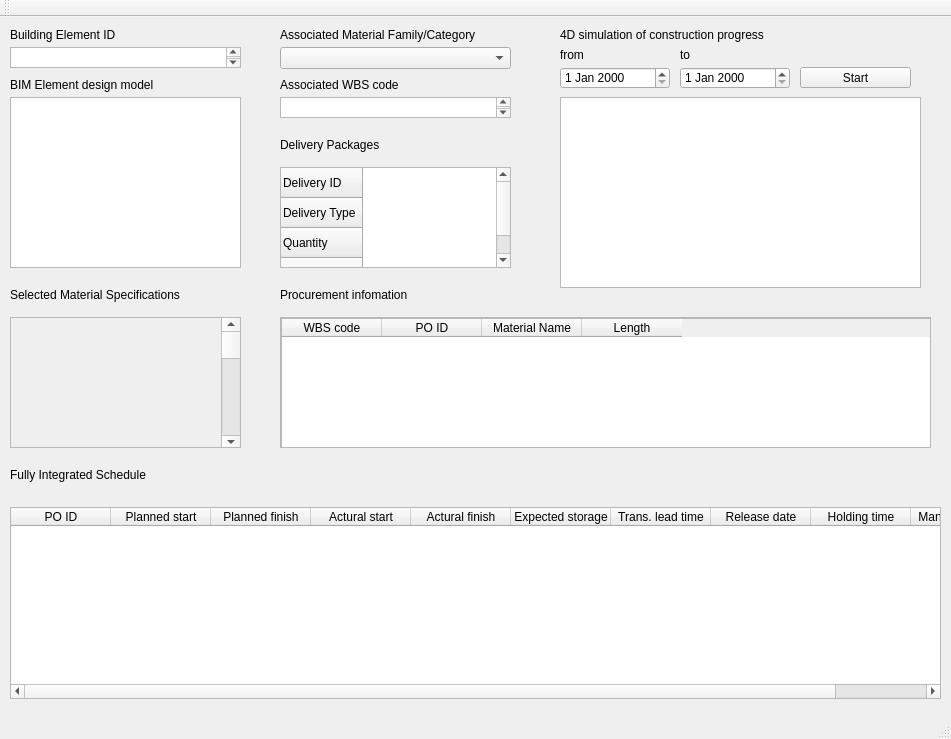
<?xml version="1.0" encoding="UTF-8"?>
<ui version="4.0">
 <class>MainWindow</class>
 <widget class="QMainWindow" name="MainWindow">
  <property name="geometry">
   <rect>
    <x>0</x>
    <y>0</y>
    <width>951</width>
    <height>739</height>
   </rect>
  </property>
  <property name="windowTitle">
   <string>MainWindow</string>
  </property>
  <widget class="QWidget" name="centralWidget">
   <widget class="QGraphicsView" name="graphicsView">
    <property name="geometry">
     <rect>
      <x>10</x>
      <y>80</y>
      <width>231</width>
      <height>171</height>
     </rect>
    </property>
   </widget>
   <widget class="QLabel" name="label">
    <property name="geometry">
     <rect>
      <x>10</x>
      <y>60</y>
      <width>231</width>
      <height>16</height>
     </rect>
    </property>
    <property name="text">
     <string>BIM Element design model</string>
    </property>
   </widget>
   <widget class="QLabel" name="label_2">
    <property name="geometry">
     <rect>
      <x>10</x>
      <y>10</y>
      <width>221</width>
      <height>16</height>
     </rect>
    </property>
    <property name="text">
     <string>Building Element ID</string>
    </property>
   </widget>
   <widget class="QTextEdit" name="textEdit">
    <property name="geometry">
     <rect>
      <x>10</x>
      <y>30</y>
      <width>231</width>
      <height>21</height>
     </rect>
    </property>
   </widget>
   <widget class="QTextEdit" name="textEdit_2">
    <property name="geometry">
     <rect>
      <x>280</x>
      <y>80</y>
      <width>231</width>
      <height>21</height>
     </rect>
    </property>
   </widget>
   <widget class="QLabel" name="label_3">
    <property name="geometry">
     <rect>
      <x>10</x>
      <y>450</y>
      <width>161</width>
      <height>16</height>
     </rect>
    </property>
    <property name="text">
     <string>Fully Integrated Schedule</string>
    </property>
   </widget>
   <widget class="QLabel" name="label_4">
    <property name="geometry">
     <rect>
      <x>280</x>
      <y>60</y>
      <width>231</width>
      <height>16</height>
     </rect>
    </property>
    <property name="text">
     <string>Associated WBS code</string>
    </property>
   </widget>
   <widget class="QComboBox" name="comboBox">
    <property name="geometry">
     <rect>
      <x>280</x>
      <y>30</y>
      <width>231</width>
      <height>22</height>
     </rect>
    </property>
   </widget>
   <widget class="QLabel" name="label_5">
    <property name="geometry">
     <rect>
      <x>280</x>
      <y>10</y>
      <width>221</width>
      <height>16</height>
     </rect>
    </property>
    <property name="text">
     <string>Associated Material Family/Category</string>
    </property>
   </widget>
   <widget class="QLabel" name="label_6">
    <property name="geometry">
     <rect>
      <x>10</x>
      <y>270</y>
      <width>231</width>
      <height>16</height>
     </rect>
    </property>
    <property name="text">
     <string>Selected Material Specifications</string>
    </property>
   </widget>
   <widget class="QScrollArea" name="scrollArea">
    <property name="geometry">
     <rect>
      <x>10</x>
      <y>300</y>
      <width>231</width>
      <height>131</height>
     </rect>
    </property>
    <property name="widgetResizable">
     <bool>true</bool>
    </property>
    <widget class="QWidget" name="scrollAreaWidgetContents">
     <property name="geometry">
      <rect>
       <x>0</x>
       <y>0</y>
       <width>229</width>
       <height>129</height>
      </rect>
     </property>
     <widget class="QScrollBar" name="verticalScrollBar">
      <property name="geometry">
       <rect>
        <x>210</x>
        <y>0</y>
        <width>20</width>
        <height>131</height>
       </rect>
      </property>
      <property name="orientation">
       <enum>Qt::Vertical</enum>
      </property>
     </widget>
    </widget>
   </widget>
   <widget class="QTableWidget" name="tableWidget">
    <property name="geometry">
     <rect>
      <x>10</x>
      <y>490</y>
      <width>931</width>
      <height>192</height>
     </rect>
    </property>
    <column>
     <property name="text">
      <string>PO ID</string>
     </property>
    </column>
    <column>
     <property name="text">
      <string>Planned start</string>
     </property>
    </column>
    <column>
     <property name="text">
      <string>Planned finish</string>
     </property>
    </column>
    <column>
     <property name="text">
      <string>Actural start</string>
     </property>
    </column>
    <column>
     <property name="text">
      <string>Actural finish</string>
     </property>
    </column>
    <column>
     <property name="text">
      <string>Expected storage</string>
     </property>
    </column>
    <column>
     <property name="text">
      <string>Trans. lead time</string>
     </property>
    </column>
    <column>
     <property name="text">
      <string>Release date</string>
     </property>
    </column>
    <column>
     <property name="text">
      <string>Holding time</string>
     </property>
    </column>
    <column>
     <property name="text">
      <string>Manu. lead time</string>
     </property>
    </column>
   </widget>
   <widget class="QLabel" name="label_7">
    <property name="geometry">
     <rect>
      <x>280</x>
      <y>120</y>
      <width>231</width>
      <height>16</height>
     </rect>
    </property>
    <property name="text">
     <string>Delivery Packages</string>
    </property>
   </widget>
   <widget class="QScrollArea" name="scrollArea_2">
    <property name="geometry">
     <rect>
      <x>280</x>
      <y>300</y>
      <width>651</width>
      <height>131</height>
     </rect>
    </property>
    <property name="widgetResizable">
     <bool>true</bool>
    </property>
    <widget class="QWidget" name="scrollAreaWidgetContents_2">
     <property name="geometry">
      <rect>
       <x>0</x>
       <y>0</y>
       <width>649</width>
       <height>129</height>
      </rect>
     </property>
     <widget class="QScrollBar" name="verticalScrollBar_2">
      <property name="geometry">
       <rect>
        <x>630</x>
        <y>0</y>
        <width>20</width>
        <height>131</height>
       </rect>
      </property>
      <property name="orientation">
       <enum>Qt::Vertical</enum>
      </property>
     </widget>
     <widget class="QTableWidget" name="tableWidget_2">
      <property name="geometry">
       <rect>
        <x>0</x>
        <y>0</y>
        <width>931</width>
        <height>131</height>
       </rect>
      </property>
      <column>
       <property name="text">
        <string>WBS code</string>
       </property>
      </column>
      <column>
       <property name="text">
        <string>PO ID</string>
       </property>
      </column>
      <column>
       <property name="text">
        <string>Material Name</string>
       </property>
      </column>
      <column>
       <property name="text">
        <string>Length</string>
       </property>
      </column>
     </widget>
    </widget>
   </widget>
   <widget class="QGraphicsView" name="graphicsView_2">
    <property name="geometry">
     <rect>
      <x>560</x>
      <y>80</y>
      <width>361</width>
      <height>191</height>
     </rect>
    </property>
   </widget>
   <widget class="QLabel" name="label_8">
    <property name="geometry">
     <rect>
      <x>560</x>
      <y>10</y>
      <width>221</width>
      <height>16</height>
     </rect>
    </property>
    <property name="text">
     <string>4D simulation of construction progress</string>
    </property>
   </widget>
   <widget class="QPushButton" name="pushButton">
    <property name="geometry">
     <rect>
      <x>800</x>
      <y>50</y>
      <width>111</width>
      <height>21</height>
     </rect>
    </property>
    <property name="text">
     <string>Start</string>
    </property>
   </widget>
   <widget class="QDateEdit" name="dateEdit">
    <property name="geometry">
     <rect>
      <x>560</x>
      <y>50</y>
      <width>110</width>
      <height>22</height>
     </rect>
    </property>
   </widget>
   <widget class="QDateEdit" name="dateEdit_2">
    <property name="geometry">
     <rect>
      <x>680</x>
      <y>50</y>
      <width>110</width>
      <height>22</height>
     </rect>
    </property>
   </widget>
   <widget class="QLabel" name="label_9">
    <property name="geometry">
     <rect>
      <x>560</x>
      <y>30</y>
      <width>101</width>
      <height>16</height>
     </rect>
    </property>
    <property name="text">
     <string>from </string>
    </property>
   </widget>
   <widget class="QLabel" name="label_10">
    <property name="geometry">
     <rect>
      <x>680</x>
      <y>30</y>
      <width>101</width>
      <height>16</height>
     </rect>
    </property>
    <property name="text">
     <string>to</string>
    </property>
   </widget>
   <widget class="QLabel" name="label_11">
    <property name="geometry">
     <rect>
      <x>280</x>
      <y>270</y>
      <width>231</width>
      <height>16</height>
     </rect>
    </property>
    <property name="text">
     <string>Procurement infomation</string>
    </property>
   </widget>
   <widget class="QTableWidget" name="tableWidget_3">
    <property name="geometry">
     <rect>
      <x>280</x>
      <y>150</y>
      <width>231</width>
      <height>101</height>
     </rect>
    </property>
    <row>
     <property name="text">
      <string>Delivery ID</string>
     </property>
    </row>
    <row>
     <property name="text">
      <string>Delivery Type</string>
     </property>
    </row>
    <row>
     <property name="text">
      <string>Quantity</string>
     </property>
    </row>
    <row>
     <property name="text">
      <string>Unit</string>
     </property>
    </row>
   </widget>
  </widget>
  <widget class="QMenuBar" name="menuBar">
   <property name="geometry">
    <rect>
     <x>0</x>
     <y>0</y>
     <width>951</width>
     <height>26</height>
    </rect>
   </property>
  </widget>
  <widget class="QToolBar" name="mainToolBar">
   <attribute name="toolBarArea">
    <enum>TopToolBarArea</enum>
   </attribute>
   <attribute name="toolBarBreak">
    <bool>false</bool>
   </attribute>
  </widget>
  <widget class="QStatusBar" name="statusBar"/>
 </widget>
 <layoutdefault spacing="6" margin="11"/>
 <resources/>
 <connections/>
</ui>
